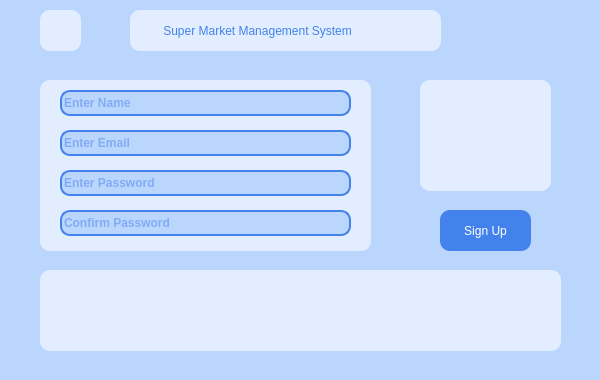
<?xml version="1.0" encoding="UTF-8"?>
<ui version="4.0">
 <class>signUp</class>
 <widget class="QDialog" name="signUp">
  <property name="geometry">
   <rect>
    <x>0</x>
    <y>0</y>
    <width>600</width>
    <height>380</height>
   </rect>
  </property>
  <property name="minimumSize">
   <size>
    <width>600</width>
    <height>380</height>
   </size>
  </property>
  <property name="maximumSize">
   <size>
    <width>600</width>
    <height>380</height>
   </size>
  </property>
  <property name="windowTitle">
   <string>Sign Up</string>
  </property>
  <property name="styleSheet">
   <string notr="true">QDialog {
	background-color: #BBD6FD;
}

QMessageBox#label
{
	color: black;
}
	</string>
  </property>
  <widget class="QFrame" name="frameLogo">
   <property name="geometry">
    <rect>
     <x>420</x>
     <y>80</y>
     <width>131</width>
     <height>111</height>
    </rect>
   </property>
   <property name="styleSheet">
    <string notr="true">QFrame {
background-color: #E2EEFF;
border-radius: 10px;
}</string>
   </property>
   <property name="frameShape">
    <enum>QFrame::StyledPanel</enum>
   </property>
   <property name="frameShadow">
    <enum>QFrame::Raised</enum>
   </property>
   <widget class="QLabel" name="logo">
    <property name="geometry">
     <rect>
      <x>10</x>
      <y>10</y>
      <width>111</width>
      <height>101</height>
     </rect>
    </property>
    <property name="styleSheet">
     <string notr="true">QLabel {
background-color: none;
}</string>
    </property>
    <property name="text">
     <string/>
    </property>
    <property name="pixmap">
     <pixmap resource="Resources.qrc">:/images/barcode.png</pixmap>
    </property>
    <property name="scaledContents">
     <bool>true</bool>
    </property>
    <property name="wordWrap">
     <bool>false</bool>
    </property>
   </widget>
  </widget>
  <widget class="QFrame" name="frameText">
   <property name="geometry">
    <rect>
     <x>40</x>
     <y>80</y>
     <width>331</width>
     <height>171</height>
    </rect>
   </property>
   <property name="styleSheet">
    <string notr="true">QFrame 
{
background-color: #E2EEFF;
border-radius: 10px;
}</string>
   </property>
   <property name="frameShape">
    <enum>QFrame::StyledPanel</enum>
   </property>
   <property name="frameShadow">
    <enum>QFrame::Raised</enum>
   </property>
   <widget class="QLineEdit" name="name">
    <property name="geometry">
     <rect>
      <x>20</x>
      <y>10</y>
      <width>291</width>
      <height>26</height>
     </rect>
    </property>
    <property name="styleSheet">
     <string notr="true">QLineEdit
{
background-color : #BBD6FD;
color: #4382EC;
border: 2px solid #4382EC;
border-radius: 10px;
font-weight: bold;
}

QLineEdit:hover
{
background-color : #BBD6FD;
border: 3px solid #4382EC;
border-radius: 10px;
font-weight: bolder;
}

QLineEdit:focus
{
background-color : #BBD6FD;
border: 3px solid #4382EC;
border-radius: 10px;
color: #4382EC;
font-weight: italic;
}</string>
    </property>
    <property name="placeholderText">
     <string>Enter Name</string>
    </property>
   </widget>
   <widget class="QLineEdit" name="email">
    <property name="geometry">
     <rect>
      <x>20</x>
      <y>50</y>
      <width>291</width>
      <height>26</height>
     </rect>
    </property>
    <property name="styleSheet">
     <string notr="true">QLineEdit
{
background-color : #BBD6FD;
color: #4382EC;
border: 2px solid #4382EC;
border-radius: 10px;
font-weight: bold;
}

QLineEdit:hover
{
background-color : #BBD6FD;
border: 3px solid #4382EC;
border-radius: 10px;
font-weight: bolder;
}

QLineEdit:focus
{
background-color : #BBD6FD;
border: 3px solid #4382EC;
border-radius: 10px;
color: #4382EC;
font-weight: italic;
}</string>
    </property>
    <property name="placeholderText">
     <string>Enter Email</string>
    </property>
   </widget>
   <widget class="QLineEdit" name="password">
    <property name="geometry">
     <rect>
      <x>20</x>
      <y>90</y>
      <width>291</width>
      <height>26</height>
     </rect>
    </property>
    <property name="styleSheet">
     <string notr="true">QLineEdit
{
background-color : #BBD6FD;
color: #4382EC;
border: 2px solid #4382EC;
border-radius: 10px;
font-weight: bold;
}

QLineEdit:hover
{
background-color : #BBD6FD;
border: 3px solid #4382EC;
border-radius: 10px;
font-weight: bolder;
}

QLineEdit:focus
{
background-color : #BBD6FD;
border: 3px solid #4382EC;
border-radius: 10px;
color: #4382EC;
font-weight: italic;
}</string>
    </property>
    <property name="echoMode">
     <enum>QLineEdit::Password</enum>
    </property>
    <property name="placeholderText">
     <string>Enter Password</string>
    </property>
   </widget>
   <widget class="QLineEdit" name="confirmpassword">
    <property name="geometry">
     <rect>
      <x>20</x>
      <y>130</y>
      <width>291</width>
      <height>26</height>
     </rect>
    </property>
    <property name="styleSheet">
     <string notr="true">QLineEdit
{
background-color : #BBD6FD;
color: #4382EC;
border: 2px solid #4382EC;
border-radius: 10px;
font-weight: bold;
}

QLineEdit:hover
{
background-color : #BBD6FD;
border: 3px solid #4382EC;
border-radius: 10px;
font-weight: bolder;
}

QLineEdit:focus
{
background-color : #BBD6FD;
border: 3px solid #4382EC;
border-radius: 10px;
color: #4382EC;
font-weight: italic;
}</string>
    </property>
    <property name="echoMode">
     <enum>QLineEdit::Password</enum>
    </property>
    <property name="placeholderText">
     <string>Confirm Password</string>
    </property>
   </widget>
  </widget>
  <widget class="QFrame" name="frame_3">
   <property name="geometry">
    <rect>
     <x>40</x>
     <y>270</y>
     <width>521</width>
     <height>81</height>
    </rect>
   </property>
   <property name="styleSheet">
    <string notr="true">QFrame 
{
background-color: #E2EEFF;
border-radius: 10px;
}</string>
   </property>
   <property name="frameShape">
    <enum>QFrame::StyledPanel</enum>
   </property>
   <property name="frameShadow">
    <enum>QFrame::Raised</enum>
   </property>
  </widget>
  <widget class="QLabel" name="labelAppName">
   <property name="geometry">
    <rect>
     <x>130</x>
     <y>10</y>
     <width>311</width>
     <height>41</height>
    </rect>
   </property>
   <property name="styleSheet">
    <string notr="true">QLabel {
	color: #4382EC;
	font: 900 11pt &quot;Roboto&quot;;
	border-radius: 10px;
	text-align: center;
	background-color: #E2EEFF;
}
	</string>
   </property>
   <property name="text">
    <string>          Super Market Management System </string>
   </property>
  </widget>
  <widget class="QPushButton" name="ButtonSignUp">
   <property name="geometry">
    <rect>
     <x>440</x>
     <y>210</y>
     <width>91</width>
     <height>41</height>
    </rect>
   </property>
   <property name="styleSheet">
    <string notr="true">QPushButton {
	color: white;
	background-color: #4382EC;
	border-radius: 10px;
	text-align: center;
}

QPushButton:hover {
	color: #4382EC;
	font-weight: bold;
	background-color: #E2EEFF;
	border-radius: 10px;
	border: 2px solid #4382EC;
}

QPushButton:pressed {
color: #E2EEFF;
background-color: #3569B2;
border: 3px solid #BBD6FD;
}
	</string>
   </property>
   <property name="text">
    <string>Sign Up</string>
   </property>
  </widget>
  <widget class="QPushButton" name="buttonBack">
   <property name="geometry">
    <rect>
     <x>40</x>
     <y>10</y>
     <width>41</width>
     <height>41</height>
    </rect>
   </property>
   <property name="styleSheet">
    <string notr="true">QPushButton
{
image:url(&quot;:/images/Back.svg&quot;);
background-color: #E2EEFF;
color: white;
border-radius: 10px;
text-align: center;
}

QPushButton:hover {
	color: #4382EC;
	font-weight: bold;
	background-color: #E2EEFF;
	border-radius: 10px;
	border: 2px solid #4382EC;
}

QPushButton:pressed {
color: #E2EEFF;
border: 4px solid #BBD6FD;
}
	</string>
   </property>
   <property name="text">
    <string/>
   </property>
  </widget>
 </widget>
 <tabstops>
  <tabstop>name</tabstop>
  <tabstop>email</tabstop>
  <tabstop>password</tabstop>
  <tabstop>confirmpassword</tabstop>
  <tabstop>ButtonSignUp</tabstop>
 </tabstops>
 <resources>
  <include location="Resources.qrc"/>
 </resources>
 <connections/>
</ui>
